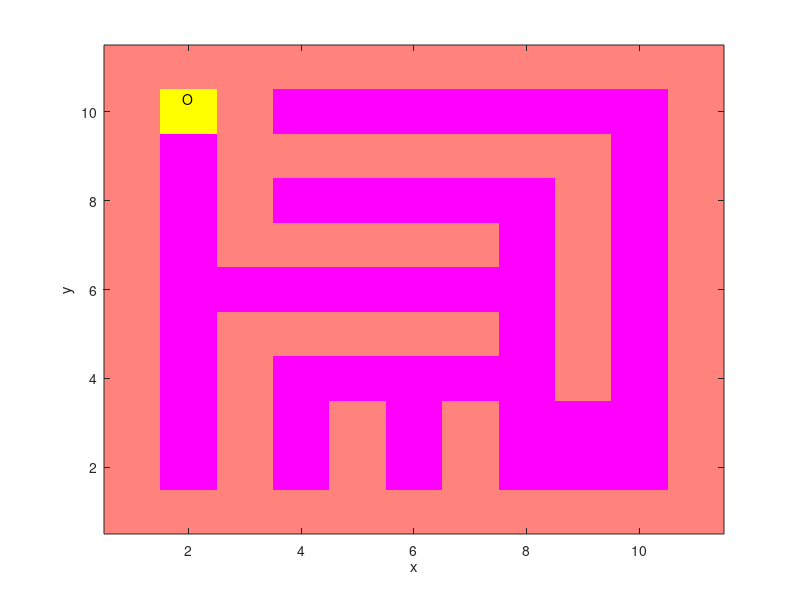

Write MATLAB code to recreate this figure. (Note: this script raises an error after producing the figure.)

% robot simulator
clear all;
figure(1); clf;
clc;

dt = 0.1; % sec
time_end = 100 ;
time = 0:dt:time_end;

%maze structure maze(x,y)
% walls on odd indexs
wall = 1; % zero means no wall
no_wall = 0;
robot = 2;
% start with no walls
maze = zeros(11,11) ;
visited = zeros(11,11);
% wall around the whole maze
maze(:,1) = wall;
maze(:,11) = wall;
maze(1,:) = wall;
maze(11,:) = wall;
% interior walls
maze(1:5,3) = wall;
maze(7:11,3) = wall;
maze(5,3:7) = wall ;
maze(7,3:5) = wall ;
maze(7,6:7) = wall ; %%
maze(9,3:9) = wall ;
maze(9,3:9) = wall ;
maze(4:8,9) = wall ;
maze(1:3,5) = wall ;
maze(1:3,7) = wall ;
% imagesc(maze)
% axis xy
% return
% init state to first intersection 
% inside the lower left corner
robot_x_pos = 2;
robot_y_pos = 2;
maze(robot_y_pos,robot_x_pos) = robot;
%==========================================
% orientation  0--facing +y direction
%            3   1--facing +x direction
%              2
%==========================================
robot_orient = 0;
% first step is always up
x_inc = 0; y_inc = 1;

imagesc(maze)
robot_eyes = text(1.9,2.3,'O');
colormap spring
xlabel 'x'
ylabel 'y'
axis tight
axis xy

%assume distance sensors

for t=time
   %update visited array
   visited(robot_y_pos, robot_x_pos) = visited(robot_y_pos,robot_x_pos)+1;
   %update sensors -- body centered coods
   if (robot_orient==0)
       right_wall_sensor = maze(robot_y_pos, robot_x_pos+1);
       left_wall_sensor = maze(robot_y_pos, robot_x_pos-1);
       front_wall_sensor = maze(robot_y_pos+1, robot_x_pos);
       right_visited = visited(robot_y_pos, robot_x_pos+1);
       left_visited = visited(robot_y_pos, robot_x_pos-1);
       front_visited = visited(robot_y_pos+1, robot_x_pos);
   elseif (robot_orient==1)
       right_wall_sensor = maze(robot_y_pos-1, robot_x_pos);
       left_wall_sensor = maze(robot_y_pos+1, robot_x_pos);
       front_wall_sensor = maze(robot_y_pos, robot_x_pos+1);
       right_visited = visited(robot_y_pos-1, robot_x_pos);
       left_visited = visited(robot_y_pos+1, robot_x_pos);
       front_visited = visited(robot_y_pos, robot_x_pos+1);       
   elseif (robot_orient==2)
       right_wall_sensor = maze(robot_y_pos, robot_x_pos-1);
       left_wall_sensor = maze(robot_y_pos, robot_x_pos+1);
       front_wall_sensor = maze(robot_y_pos-1,robot_x_pos);
       right_visited = visited(robot_y_pos, robot_x_pos-1);
       left_visited = visited(robot_y_pos, robot_x_pos+1);
       front_visited = visited(robot_y_pos-1,robot_x_pos);
   elseif (robot_orient==3)  
       right_wall_sensor = maze(robot_y_pos+1, robot_x_pos);
       left_wall_sensor = maze(robot_y_pos-1, robot_x_pos);
       front_wall_sensor = maze(robot_y_pos, robot_x_pos-1);
       right_visited = visited(robot_y_pos+1, robot_x_pos);
       left_visited = visited(robot_y_pos-1, robot_x_pos);
       front_visited = visited(robot_y_pos, robot_x_pos-1);       
   end
   if(((front_visited>0 || front_wall_sensor==wall) && ...
           (right_visited>0 || right_wall_sensor==wall) && ...
           (left_visited>0 || left_wall_sensor == wall) && robot_x_pos == 2 ...
           && robot_y_pos == 2) || min(min(maze+visited))>0)
       break;
   end
       
           
   
   % erase old robot location
   maze(robot_y_pos,robot_x_pos) = no_wall;
   
   % steering algorithm -- NEEDS WORK
   turning = 0;
%    if(right_wall_sensor==no_wall && front_wall_sensor == wall) % turn right
%        robot_orient = mod(robot_orient+1,4);
%        front_wall_sensor=no_wall;
%        turning=0;
%    elseif (left_wall_sensor==no_wall && front_wall_sensor == wall) % turn left
%        robot_orient = mod(robot_orient+3,4);
%        front_wall_sensor=no_wall;
%        turning=0;
%    elseif (left_wall_sensor==wall && ... %turn around
%            right_wall_sensor==wall && ...
%            front_wall_sensor==wall)
%        robot_orient = mod(robot_orient+2,4) ;
%        front_wall_sensor=no_wall;
%        turning=0;
%    end
   adjacent_vis = zeros(1,3);
   if(front_wall_sensor == wall)
       adjacent_vis(1) = 200;
   else 
       adjacent_vis(1) = front_visited;
   end
   if(right_wall_sensor == wall)
       adjacent_vis(2) = 200;
   else
       adjacent_vis(2) = right_visited;
   end
   if(left_wall_sensor == wall)
       adjacent_vis(3) = 200;
   else
       adjacent_vis(3) = left_visited;
   end
   if(min(adjacent_vis) == 200)
       [robot_orient, front_wall_sensor, turning] = turn_around(robot_orient);
   else
       [m, idx] = min(adjacent_vis);
       if(idx == 2)
           [robot_orient, front_wall_sensor, turning] = turn_right(robot_orient);
       elseif(idx == 3)
            [robot_orient, front_wall_sensor, turning] = turn_left(robot_orient);
       end
   end
           
   
   % motion settings
   if (robot_orient==0)
       x_inc = 0; y_inc = 1;
       eye_x = -.1 ; eye_y=0.3;
   elseif (robot_orient==1)
       x_inc = 1; y_inc = 0;
       eye_x = .3 ; eye_y=0.1;
   elseif (robot_orient==2)
       x_inc = 0; y_inc = -1;
       eye_x = 0 ; eye_y=-0.3;
   elseif (robot_orient==3)
       x_inc = -1; y_inc = 0;
       eye_x = -0.5 ; eye_y=-0.1;
   end
   
  if(front_wall_sensor==no_wall && turning==0) % just advance
       robot_y_pos = robot_y_pos + y_inc
       robot_x_pos = robot_x_pos + x_inc
       maze(robot_y_pos,robot_x_pos) = robot; 
  end
  
   % draw it
   imagesc(maze)
   robot_eyes = text(robot_x_pos+eye_x,robot_y_pos+eye_y,'O');
   colormap spring
xlabel 'x'
ylabel 'y'
axis tight
axis xy
   drawnow
   pause(1.0)


end %time



